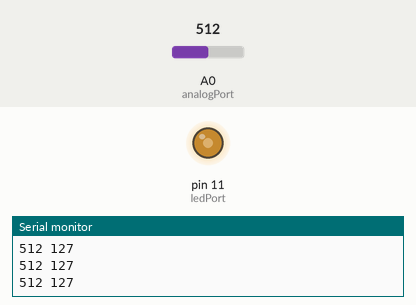
This sketch was run on a simulated Arduino Uno, built with avr-gcc and run on an emulated ATmega328P. On the bench: output pins drawn as LEDs (lit = HIGH), the last lines printed to the serial monitor. The test bench sets the inputs (shaded band); at power-on: A0 (analogPort) = 512.

Above: at 1.2 s.
1.3 s: A0 (analogPort) set to 716
At 2.4 s:
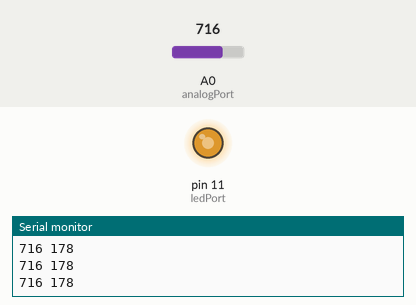
2.8 s: A0 (analogPort) set to 413
At 3.4 s:
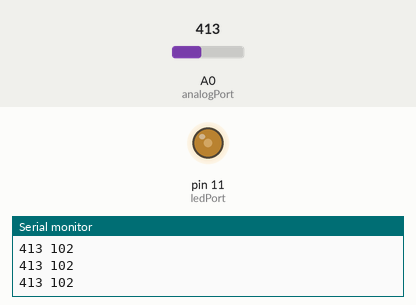
4.3 s: A0 (analogPort) set to 391
At 5.5 s:
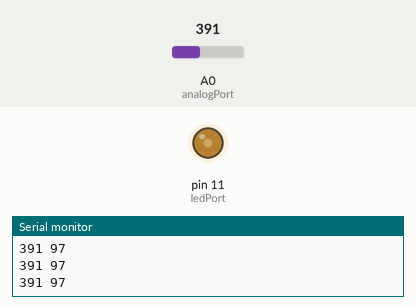
5.8 s: A0 (analogPort) set to 122
At 6.5 s:
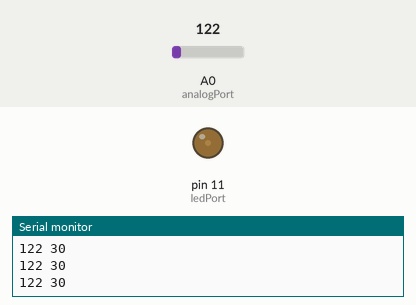
7.3 s: A0 (analogPort) set to 986
At 8.2 s:
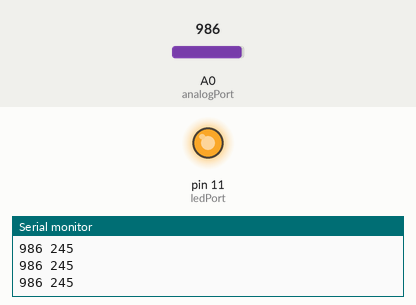
8.8 s: A0 (analogPort) set to 1014
At 9.3 s:
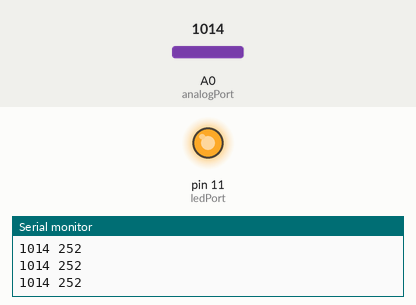
Timing chart, 0 to 11.3 s (numbered marks = the images above; inputs shaded):
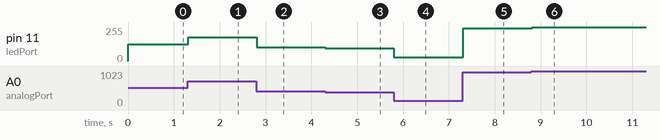

The sketch:

Arduino_PulseWidthModulation.ino
```cpp
/*
  Author: Michael Gates
  Date: 2 November 2016
  Description: Makes an LED brighter or dimmer depending on the value of a potentiometer
*/

int analogPort = A0;
int ledPort = 11;

void setup()
{
  Serial.begin(9600);
}

void loop()
{
  int value = analogRead(analogPort);
  // convert value to 0-255 range
  int converted = map(value, 0, 1023, 0, 255);

  // print to serial monitor for easy debugging
  Serial.print(value);
  Serial.print(" ");
  Serial.println(converted);

  // write the converted value
  analogWrite(ledPort, converted);

  // short delay
  delay(20);
}
```

Measured:
- after the input at 1.3 s, pin 11 (ledPort): 127/255 → 178/255 at once
- after the input at 2.8 s, pin 11 (ledPort): 178/255 → 102/255 at once
- after the input at 4.3 s, pin 11 (ledPort): 102/255 → 97/255 at once
- after the input at 5.8 s, pin 11 (ledPort): 97/255 → 30/255 at once
- after the input at 7.3 s, pin 11 (ledPort): 30/255 → 245/255 at once
- after the input at 8.8 s, pin 11 (ledPort): 245/255 → 252/255 at once
